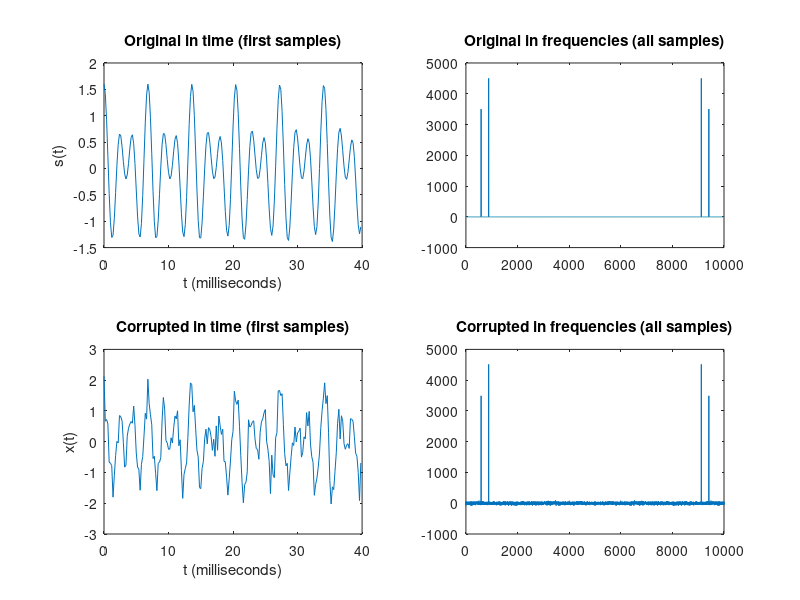

Write MATLAB code to recreate this figure. (Note: this script raises an error after producing the figure.)
clc
clear all

% Data standard
Fs = 5000;
T = 1 / Fs;
LEN = 10000;
t = (0 : LEN-1) * T;
% Selecting data
A1 = 0.7;
A2 = 0.9;
f1 = 294;
f2 = 440;
s1 = A1 * cos(2*pi*f1*t);
s2 = A2 * cos(2*pi*f2*t);
s = s1 + s2;
% Corrupt my signal s ---> create x
x = s + 0.35 * randn(size(t));

% Display the first time samples
S = fft(s);
X = fft(x);
stop = LEN / 50;         % Show only 2% of all the samples
figure();

subplot(2, 2, 1);
plot(1000*t(1:stop), s(1:stop));
title("Original in time (first samples)");
xlabel('t (milliseconds)')
ylabel('s(t)')
subplot(2, 2, 2);
plot(real(S));
title("Original in frequencies (all samples)");

subplot(2, 2, 3);
plot(1000*t(1:stop), x(1:stop));
title("Corrupted in time (first samples)");
xlabel('t (milliseconds)')
ylabel('x(t)')
subplot(2, 2, 4);
plot(real(X));
title("Corrupted in frequencies (all samples)");

% Sound
sound(s, Fs);
display("Playing the ORIGINAL sound");
delay(2);
sound(x, Fs)
display("Playing the CORRUPTED sound");



% AUXILIARY FUNCTIONS
function y = delay(seconds)
    c = 0;
    for i = 1 : seconds * 10^9;
        c = c + 1;
    end
    y = c;
end

